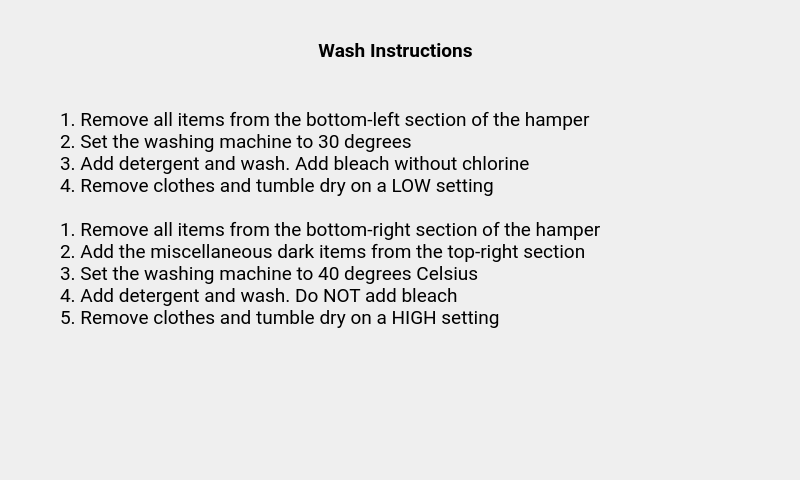
<?xml version="1.0" encoding="UTF-8"?>
<ui version="4.0">
 <class>SettingsMenu</class>
 <widget class="QMainWindow" name="SettingsMenu">
  <property name="geometry">
   <rect>
    <x>0</x>
    <y>0</y>
    <width>800</width>
    <height>480</height>
   </rect>
  </property>
  <property name="sizePolicy">
   <sizepolicy hsizetype="Maximum" vsizetype="Maximum">
    <horstretch>0</horstretch>
    <verstretch>0</verstretch>
   </sizepolicy>
  </property>
  <property name="minimumSize">
   <size>
    <width>800</width>
    <height>480</height>
   </size>
  </property>
  <property name="maximumSize">
   <size>
    <width>800</width>
    <height>512</height>
   </size>
  </property>
  <property name="baseSize">
   <size>
    <width>800</width>
    <height>480</height>
   </size>
  </property>
  <property name="windowTitle">
   <string>Laundry Manager and Optimizer</string>
  </property>
  <widget class="QWidget" name="centralWidget">
   <property name="minimumSize">
    <size>
     <width>320</width>
     <height>480</height>
    </size>
   </property>
   <property name="maximumSize">
    <size>
     <width>800</width>
     <height>480</height>
    </size>
   </property>
   <property name="baseSize">
    <size>
     <width>320</width>
     <height>480</height>
    </size>
   </property>
   <widget class="QLabel" name="homeButton">
    <property name="geometry">
     <rect>
      <x>660</x>
      <y>340</y>
      <width>131</width>
      <height>131</height>
     </rect>
    </property>
    <property name="text">
     <string/>
    </property>
    <property name="pixmap">
     <pixmap>img/icon_home.png</pixmap>
    </property>
    <property name="scaledContents">
     <bool>true</bool>
    </property>
   </widget>
   <widget class="QLabel" name="brightnessPrompt">
    <property name="geometry">
     <rect>
      <x>300</x>
      <y>30</y>
      <width>191</width>
      <height>41</height>
     </rect>
    </property>
    <property name="font">
     <font>
      <family>Roboto</family>
      <pointsize>14</pointsize>
      <weight>75</weight>
      <bold>true</bold>
     </font>
    </property>
    <property name="text">
     <string>Wash Instructions</string>
    </property>
    <property name="alignment">
     <set>Qt::AlignCenter</set>
    </property>
   </widget>
   <widget class="QLabel" name="brightnessLvlLabel">
    <property name="geometry">
     <rect>
      <x>60</x>
      <y>60</y>
      <width>641</width>
      <height>361</height>
     </rect>
    </property>
    <property name="font">
     <font>
      <family>Roboto</family>
      <pointsize>14</pointsize>
     </font>
    </property>
    <property name="text">
     <string>1. Remove all items from the bottom-left section of the hamper
2. Set the washing machine to 30 degrees
3. Add detergent and wash. Add bleach without chlorine
4. Remove clothes and tumble dry on a LOW setting

1. Remove all items from the bottom-right section of the hamper
2. Add the miscellaneous dark items from the top-right section
3. Set the washing machine to 40 degrees Celsius
4. Add detergent and wash. Do NOT add bleach
5. Remove clothes and tumble dry on a HIGH setting

</string>
    </property>
    <property name="alignment">
     <set>Qt::AlignLeading|Qt::AlignLeft|Qt::AlignVCenter</set>
    </property>
   </widget>
  </widget>
  <widget class="QToolBar" name="mainToolBar">
   <property name="enabled">
    <bool>false</bool>
   </property>
   <property name="maximumSize">
    <size>
     <width>0</width>
     <height>0</height>
    </size>
   </property>
   <attribute name="toolBarArea">
    <enum>TopToolBarArea</enum>
   </attribute>
   <attribute name="toolBarBreak">
    <bool>false</bool>
   </attribute>
  </widget>
 </widget>
 <layoutdefault spacing="6" margin="11"/>
 <resources/>
 <connections/>
</ui>
